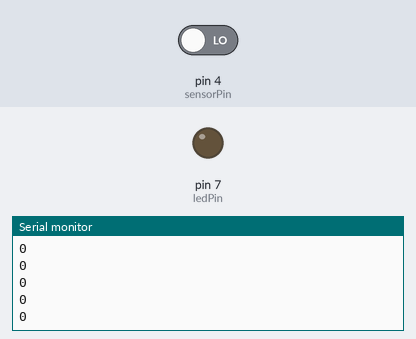
Recording of a sketch running on a simulated Arduino Uno, built with avr-gcc and run on an emulated ATmega328P. Shown: output pins drawn as LEDs (lit = HIGH), the last lines printed to the serial monitor. Inputs (shaded band) come from the test bench; at power-on: pin 4 (sensorPin) LOW.

Above: at 1.2 s.
1.3 s: pin 4 (sensorPin) driven HIGH
At 1.41 s:
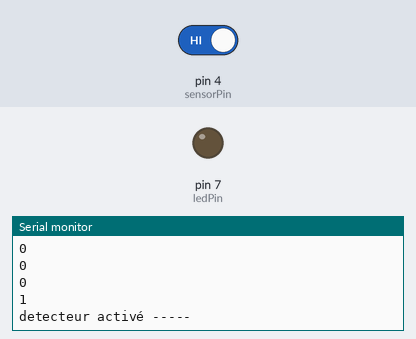
At 3.31 s:
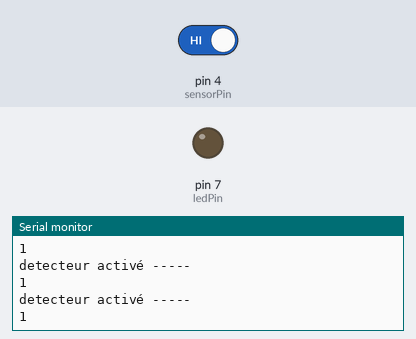

The sketch:

sketch_mar09a_barriere_longueure_1.ino
```cpp
#include <SoftwareSerial.h>


const int ledPin = 7;
const int sensorPin = 4;
int val;


void setup() {

  Serial.begin(9600);
  Serial.println("Serial Ready");
  pinMode(ledPin, OUTPUT);
  pinMode(sensorPin, INPUT);
}

void loop() {
  //int sensorVal;
  //int tmpVal;
  //digitalWrite(ledPin, HIGH);

  val = digitalRead(sensorPin);
  //tmpVal = sensorVal;
  delay(100);
  //sensorVal = analogRead(sensorPin);
  //val = map( val, 0, 600, 0, 100);
  Serial.println(val);
  if ( val == HIGH) {
   Serial.println("detecteur activé -----");
  }
  /*if ( sensorVal >= 5 ){
    Serial.println("Ok ----------------------!!!!!!");
  }*/

 // Serial.println(tmpVal);

 //val = map( val, 200, 300, 0, 100);
 //Serial.println(val);
  //Serial.println(diffVal);
}
```

Measured:
- after the input at 1.3 s, the serial monitor: prints a new line after 0.10 s (image 1)
